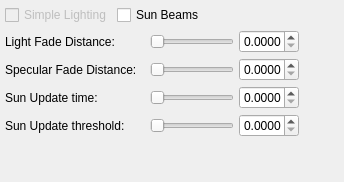
                <widget class="QWidget" name="tabLighting_Light">
                 <attribute name="title">
                  <string>Light</string>
                 </attribute>
                 <layout class="QVBoxLayout" name="verticalLayout_35">
                  <property name="spacing">
                   <number>5</number>
                  </property>
                  <property name="leftMargin">
                   <number>5</number>
                  </property>
                  <property name="topMargin">
                   <number>5</number>
                  </property>
                  <property name="rightMargin">
                   <number>5</number>
                  </property>
                  <property name="bottomMargin">
                   <number>5</number>
                  </property>
                  <item>
                   <layout class="QHBoxLayout" name="horizontalLayout_27">
                    <item>
                     <widget class="QCheckBox" name="ckbSimpleLight">
                      <property name="enabled">
                       <bool>false</bool>
                      </property>
                      <property name="text">
                       <string>Simple Lighting</string>
                      </property>
                     </widget>
                    </item>
                    <item>
                     <widget class="QCheckBox" name="ckbSunBeams">
                      <property name="text">
                       <string>Sun Beams</string>
                      </property>
                     </widget>
                    </item>
                    <item>
                     <spacer name="horizontalSpacer_20">
                      <property name="orientation">
                       <enum>Qt::Horizontal</enum>
                      </property>
                      <property name="sizeHint" stdset="0">
                       <size>
                        <width>40</width>
                        <height>20</height>
                       </size>
                      </property>
                     </spacer>
                    </item>
                   </layout>
                  </item>
                  <item>
                   <layout class="QHBoxLayout" name="horizontalLayout_72">
                    <item>
                     <layout class="QVBoxLayout" name="verticalLayout_7">
                      <item>
                       <widget class="QLabel" name="lblLightFade">
                        <property name="minimumSize">
                         <size>
                          <width>140</width>
                          <height>0</height>
                         </size>
                        </property>
                        <property name="toolTip">
                         <string>&lt;!DOCTYPE HTML PUBLIC &quot;-//W3C//DTD HTML 4.0//EN&quot; &quot;http://www.w3.org/TR/REC-html40/strict.dtd&quot;&gt;
&lt;html&gt;&lt;head&gt;&lt;meta name=&quot;qrichtext&quot; content=&quot;1&quot; /&gt;&lt;style type=&quot;text/css&quot;&gt;
p, li { white-space: pre-wrap; }
&lt;/style&gt;&lt;/head&gt;&lt;body style=&quot; font-family:'MS Shell Dlg 2'; font-size:8.25pt; font-weight:400; font-style:normal;&quot;&gt;
&lt;p style=&quot; margin-top:0px; margin-bottom:0px; margin-left:0px; margin-right:0px; -qt-block-indent:0; text-indent:0px;&quot;&gt;&lt;span style=&quot; font-size:8pt;&quot;&gt;changes the draw distance of lights. &lt;/span&gt;&lt;/p&gt;&lt;/body&gt;&lt;/html&gt;</string>
                        </property>
                        <property name="text">
                         <string>Light Fade Distance:</string>
                        </property>
                       </widget>
                      </item>
                      <item>
                       <widget class="QLabel" name="lblSpecFade">
                        <property name="minimumSize">
                         <size>
                          <width>140</width>
                          <height>0</height>
                         </size>
                        </property>
                        <property name="toolTip">
                         <string>&lt;!DOCTYPE HTML PUBLIC &quot;-//W3C//DTD HTML 4.0//EN&quot; &quot;http://www.w3.org/TR/REC-html40/strict.dtd&quot;&gt;
&lt;html&gt;&lt;head&gt;&lt;meta name=&quot;qrichtext&quot; content=&quot;1&quot; /&gt;&lt;style type=&quot;text/css&quot;&gt;
p, li { white-space: pre-wrap; }
&lt;/style&gt;&lt;/head&gt;&lt;body style=&quot; font-family:'MS Shell Dlg 2'; font-size:8.25pt; font-weight:400; font-style:normal;&quot;&gt;
&lt;p style=&quot; margin-top:0px; margin-bottom:0px; margin-left:0px; margin-right:0px; -qt-block-indent:0; text-indent:0px;&quot;&gt;&lt;span style=&quot; font-size:8pt;&quot;&gt;changes the draw distance of specular reflections. &lt;/span&gt;&lt;/p&gt;&lt;/body&gt;&lt;/html&gt;</string>
                        </property>
                        <property name="text">
                         <string>Specular Fade Distance:</string>
                        </property>
                       </widget>
                      </item>
                      <item>
                       <widget class="QLabel" name="lblSunUpdate">
                        <property name="minimumSize">
                         <size>
                          <width>140</width>
                          <height>0</height>
                         </size>
                        </property>
                        <property name="toolTip">
                         <string>&lt;!DOCTYPE HTML PUBLIC &quot;-//W3C//DTD HTML 4.0//EN&quot; &quot;http://www.w3.org/TR/REC-html40/strict.dtd&quot;&gt;
&lt;html&gt;&lt;head&gt;&lt;meta name=&quot;qrichtext&quot; content=&quot;1&quot; /&gt;&lt;style type=&quot;text/css&quot;&gt;
p, li { white-space: pre-wrap; }
&lt;/style&gt;&lt;/head&gt;&lt;body style=&quot; font-family:'MS Shell Dlg 2'; font-size:8.25pt; font-weight:400; font-style:normal;&quot;&gt;
&lt;p style=&quot; margin-top:0px; margin-bottom:0px; margin-left:0px; margin-right:0px; -qt-block-indent:0; text-indent:0px;&quot;&gt;&lt;span style=&quot; font-size:8pt;&quot;&gt;changes the transition speed between the old and new sun angle.&lt;/span&gt;&lt;/p&gt;&lt;/body&gt;&lt;/html&gt;</string>
                        </property>
                        <property name="text">
                         <string>Sun Update time:</string>
                        </property>
                       </widget>
                      </item>
                      <item>
                       <widget class="QLabel" name="lblSunThres">
                        <property name="minimumSize">
                         <size>
                          <width>140</width>
                          <height>0</height>
                         </size>
                        </property>
                        <property name="toolTip">
                         <string>&lt;!DOCTYPE HTML PUBLIC &quot;-//W3C//DTD HTML 4.0//EN&quot; &quot;http://www.w3.org/TR/REC-html40/strict.dtd&quot;&gt;
&lt;html&gt;&lt;head&gt;&lt;meta name=&quot;qrichtext&quot; content=&quot;1&quot; /&gt;&lt;style type=&quot;text/css&quot;&gt;
p, li { white-space: pre-wrap; }
&lt;/style&gt;&lt;/head&gt;&lt;body style=&quot; font-family:'MS Shell Dlg 2'; font-size:8.25pt; font-weight:400; font-style:normal;&quot;&gt;
&lt;p style=&quot; margin-top:0px; margin-bottom:0px; margin-left:0px; margin-right:0px; -qt-block-indent:0; text-indent:0px;&quot;&gt;&lt;span style=&quot; font-size:8pt;&quot;&gt;changes how often the sun angle is changed.&lt;/span&gt;&lt;/p&gt;
&lt;p style=&quot; margin-top:0px; margin-bottom:0px; margin-left:0px; margin-right:0px; -qt-block-indent:0; text-indent:0px;&quot;&gt;&lt;span style=&quot; font-size:8pt;&quot;&gt;(lower values = more angle changes)&lt;/span&gt;&lt;/p&gt;&lt;/body&gt;&lt;/html&gt;</string>
                        </property>
                        <property name="text">
                         <string>Sun Update threshold:</string>
                        </property>
                       </widget>
                      </item>
                     </layout>
                    </item>
                    <item>
                     <layout class="QVBoxLayout" name="verticalLayout_47">
                      <item>
                       <layout class="QHBoxLayout" name="horizontalLayout_23">
                        <item>
                         <widget class="QSlider" name="sldLightFadeDist">
                          <property name="minimumSize">
                           <size>
                            <width>80</width>
                            <height>0</height>
                           </size>
                          </property>
                          <property name="maximumSize">
                           <size>
                            <width>16777215</width>
                            <height>16777215</height>
                           </size>
                          </property>
                          <property name="toolTip">
                           <string>&lt;!DOCTYPE HTML PUBLIC &quot;-//W3C//DTD HTML 4.0//EN&quot; &quot;http://www.w3.org/TR/REC-html40/strict.dtd&quot;&gt;
&lt;html&gt;&lt;head&gt;&lt;meta name=&quot;qrichtext&quot; content=&quot;1&quot; /&gt;&lt;style type=&quot;text/css&quot;&gt;
p, li { white-space: pre-wrap; }
&lt;/style&gt;&lt;/head&gt;&lt;body style=&quot; font-family:'MS Shell Dlg 2'; font-size:8.25pt; font-weight:400; font-style:normal;&quot;&gt;
&lt;p style=&quot; margin-top:0px; margin-bottom:0px; margin-left:0px; margin-right:0px; -qt-block-indent:0; text-indent:0px;&quot;&gt;&lt;span style=&quot; font-size:8pt;&quot;&gt;changes the draw distance of lights. &lt;/span&gt;&lt;/p&gt;&lt;/body&gt;&lt;/html&gt;</string>
                          </property>
                          <property name="maximum">
                           <number>10000000</number>
                          </property>
                          <property name="orientation">
                           <enum>Qt::Horizontal</enum>
                          </property>
                         </widget>
                        </item>
                        <item>
                         <widget class="QDoubleSpinBox" name="spnLightFadeDist">
                          <property name="minimumSize">
                           <size>
                            <width>60</width>
                            <height>0</height>
                           </size>
                          </property>
                          <property name="maximumSize">
                           <size>
                            <width>60</width>
                            <height>16777215</height>
                           </size>
                          </property>
                          <property name="toolTip">
                           <string>&lt;!DOCTYPE HTML PUBLIC &quot;-//W3C//DTD HTML 4.0//EN&quot; &quot;http://www.w3.org/TR/REC-html40/strict.dtd&quot;&gt;
&lt;html&gt;&lt;head&gt;&lt;meta name=&quot;qrichtext&quot; content=&quot;1&quot; /&gt;&lt;style type=&quot;text/css&quot;&gt;
p, li { white-space: pre-wrap; }
&lt;/style&gt;&lt;/head&gt;&lt;body style=&quot; font-family:'MS Shell Dlg 2'; font-size:8.25pt; font-weight:400; font-style:normal;&quot;&gt;
&lt;p style=&quot; margin-top:0px; margin-bottom:0px; margin-left:0px; margin-right:0px; -qt-block-indent:0; text-indent:0px;&quot;&gt;&lt;span style=&quot; font-size:8pt;&quot;&gt;changes the draw distance of lights. &lt;/span&gt;&lt;/p&gt;&lt;/body&gt;&lt;/html&gt;</string>
                          </property>
                          <property name="locale">
                           <locale language="English" country="UnitedStates"/>
                          </property>
                          <property name="decimals">
                           <number>4</number>
                          </property>
                          <property name="maximum">
                           <double>10000.000000000000000</double>
                          </property>
                         </widget>
                        </item>
                        <item>
                         <spacer name="horizontalSpacer_10">
                          <property name="orientation">
                           <enum>Qt::Horizontal</enum>
                          </property>
                          <property name="sizeHint" stdset="0">
                           <size>
                            <width>40</width>
                            <height>20</height>
                           </size>
                          </property>
                         </spacer>
                        </item>
                       </layout>
                      </item>
                      <item>
                       <layout class="QHBoxLayout" name="horizontalLayout_24">
                        <item>
                         <widget class="QSlider" name="sldSpecFadeDist">
                          <property name="minimumSize">
                           <size>
                            <width>80</width>
                            <height>0</height>
                           </size>
                          </property>
                          <property name="maximumSize">
                           <size>
                            <width>16777215</width>
                            <height>16777215</height>
                           </size>
                          </property>
                          <property name="toolTip">
                           <string>&lt;!DOCTYPE HTML PUBLIC &quot;-//W3C//DTD HTML 4.0//EN&quot; &quot;http://www.w3.org/TR/REC-html40/strict.dtd&quot;&gt;
&lt;html&gt;&lt;head&gt;&lt;meta name=&quot;qrichtext&quot; content=&quot;1&quot; /&gt;&lt;style type=&quot;text/css&quot;&gt;
p, li { white-space: pre-wrap; }
&lt;/style&gt;&lt;/head&gt;&lt;body style=&quot; font-family:'MS Shell Dlg 2'; font-size:8.25pt; font-weight:400; font-style:normal;&quot;&gt;
&lt;p style=&quot; margin-top:0px; margin-bottom:0px; margin-left:0px; margin-right:0px; -qt-block-indent:0; text-indent:0px;&quot;&gt;&lt;span style=&quot; font-size:8pt;&quot;&gt;changes the draw distance of specular reflections. &lt;/span&gt;&lt;/p&gt;&lt;/body&gt;&lt;/html&gt;</string>
                          </property>
                          <property name="maximum">
                           <number>10000000</number>
                          </property>
                          <property name="orientation">
                           <enum>Qt::Horizontal</enum>
                          </property>
                         </widget>
                        </item>
                        <item>
                         <widget class="QDoubleSpinBox" name="spnSpecFadeDist">
                          <property name="minimumSize">
                           <size>
                            <width>60</width>
                            <height>0</height>
                           </size>
                          </property>
                          <property name="maximumSize">
                           <size>
                            <width>60</width>
                            <height>16777215</height>
                           </size>
                          </property>
                          <property name="toolTip">
                           <string>&lt;!DOCTYPE HTML PUBLIC &quot;-//W3C//DTD HTML 4.0//EN&quot; &quot;http://www.w3.org/TR/REC-html40/strict.dtd&quot;&gt;
&lt;html&gt;&lt;head&gt;&lt;meta name=&quot;qrichtext&quot; content=&quot;1&quot; /&gt;&lt;style type=&quot;text/css&quot;&gt;
p, li { white-space: pre-wrap; }
&lt;/style&gt;&lt;/head&gt;&lt;body style=&quot; font-family:'MS Shell Dlg 2'; font-size:8.25pt; font-weight:400; font-style:normal;&quot;&gt;
&lt;p style=&quot; margin-top:0px; margin-bottom:0px; margin-left:0px; margin-right:0px; -qt-block-indent:0; text-indent:0px;&quot;&gt;&lt;span style=&quot; font-size:8pt;&quot;&gt;changes the draw distance of specular reflections. &lt;/span&gt;&lt;/p&gt;&lt;/body&gt;&lt;/html&gt;</string>
                          </property>
                          <property name="locale">
                           <locale language="English" country="UnitedStates"/>
                          </property>
                          <property name="decimals">
                           <number>4</number>
                          </property>
                          <property name="maximum">
                           <double>10000.000000000000000</double>
                          </property>
                         </widget>
                        </item>
                        <item>
                         <spacer name="horizontalSpacer_11">
                          <property name="orientation">
                           <enum>Qt::Horizontal</enum>
                          </property>
                          <property name="sizeHint" stdset="0">
                           <size>
                            <width>40</width>
                            <height>20</height>
                           </size>
                          </property>
                         </spacer>
                        </item>
                       </layout>
                      </item>
                      <item>
                       <layout class="QHBoxLayout" name="horizontalLayout_25">
                        <item>
                         <widget class="QSlider" name="sldSunUpdate">
                          <property name="minimumSize">
                           <size>
                            <width>80</width>
                            <height>0</height>
                           </size>
                          </property>
                          <property name="maximumSize">
                           <size>
                            <width>16777215</width>
                            <height>16777215</height>
                           </size>
                          </property>
                          <property name="toolTip">
                           <string>&lt;!DOCTYPE HTML PUBLIC &quot;-//W3C//DTD HTML 4.0//EN&quot; &quot;http://www.w3.org/TR/REC-html40/strict.dtd&quot;&gt;
&lt;html&gt;&lt;head&gt;&lt;meta name=&quot;qrichtext&quot; content=&quot;1&quot; /&gt;&lt;style type=&quot;text/css&quot;&gt;
p, li { white-space: pre-wrap; }
&lt;/style&gt;&lt;/head&gt;&lt;body style=&quot; font-family:'MS Shell Dlg 2'; font-size:8.25pt; font-weight:400; font-style:normal;&quot;&gt;
&lt;p style=&quot; margin-top:0px; margin-bottom:0px; margin-left:0px; margin-right:0px; -qt-block-indent:0; text-indent:0px;&quot;&gt;&lt;span style=&quot; font-size:8pt;&quot;&gt;changes the transition speed between the old and new sun angle.&lt;/span&gt;&lt;/p&gt;&lt;/body&gt;&lt;/html&gt;</string>
                          </property>
                          <property name="maximum">
                           <number>10000</number>
                          </property>
                          <property name="orientation">
                           <enum>Qt::Horizontal</enum>
                          </property>
                         </widget>
                        </item>
                        <item>
                         <widget class="QDoubleSpinBox" name="spnSunUpdate">
                          <property name="minimumSize">
                           <size>
                            <width>60</width>
                            <height>0</height>
                           </size>
                          </property>
                          <property name="maximumSize">
                           <size>
                            <width>60</width>
                            <height>16777215</height>
                           </size>
                          </property>
                          <property name="toolTip">
                           <string>&lt;!DOCTYPE HTML PUBLIC &quot;-//W3C//DTD HTML 4.0//EN&quot; &quot;http://www.w3.org/TR/REC-html40/strict.dtd&quot;&gt;
&lt;html&gt;&lt;head&gt;&lt;meta name=&quot;qrichtext&quot; content=&quot;1&quot; /&gt;&lt;style type=&quot;text/css&quot;&gt;
p, li { white-space: pre-wrap; }
&lt;/style&gt;&lt;/head&gt;&lt;body style=&quot; font-family:'MS Shell Dlg 2'; font-size:8.25pt; font-weight:400; font-style:normal;&quot;&gt;
&lt;p style=&quot; margin-top:0px; margin-bottom:0px; margin-left:0px; margin-right:0px; -qt-block-indent:0; text-indent:0px;&quot;&gt;&lt;span style=&quot; font-size:8pt;&quot;&gt;changes the transition speed between the old and new sun angle.&lt;/span&gt;&lt;/p&gt;&lt;/body&gt;&lt;/html&gt;</string>
                          </property>
                          <property name="locale">
                           <locale language="English" country="UnitedStates"/>
                          </property>
                          <property name="decimals">
                           <number>4</number>
                          </property>
                          <property name="maximum">
                           <double>1.000000000000000</double>
                          </property>
                         </widget>
                        </item>
                        <item>
                         <spacer name="horizontalSpacer_12">
                          <property name="orientation">
                           <enum>Qt::Horizontal</enum>
                          </property>
                          <property name="sizeHint" stdset="0">
                           <size>
                            <width>40</width>
                            <height>20</height>
                           </size>
                          </property>
                         </spacer>
                        </item>
                       </layout>
                      </item>
                      <item>
                       <layout class="QHBoxLayout" name="horizontalLayout_26">
                        <item>
                         <widget class="QSlider" name="sldSunThres">
                          <property name="minimumSize">
                           <size>
                            <width>80</width>
                            <height>0</height>
                           </size>
                          </property>
                          <property name="maximumSize">
                           <size>
                            <width>16777215</width>
                            <height>16777215</height>
                           </size>
                          </property>
                          <property name="toolTip">
                           <string>&lt;!DOCTYPE HTML PUBLIC &quot;-//W3C//DTD HTML 4.0//EN&quot; &quot;http://www.w3.org/TR/REC-html40/strict.dtd&quot;&gt;
&lt;html&gt;&lt;head&gt;&lt;meta name=&quot;qrichtext&quot; content=&quot;1&quot; /&gt;&lt;style type=&quot;text/css&quot;&gt;
p, li { white-space: pre-wrap; }
&lt;/style&gt;&lt;/head&gt;&lt;body style=&quot; font-family:'MS Shell Dlg 2'; font-size:8.25pt; font-weight:400; font-style:normal;&quot;&gt;
&lt;p style=&quot; margin-top:0px; margin-bottom:0px; margin-left:0px; margin-right:0px; -qt-block-indent:0; text-indent:0px;&quot;&gt;&lt;span style=&quot; font-size:8pt;&quot;&gt;changes how often the sun angle is changed.&lt;/span&gt;&lt;/p&gt;
&lt;p style=&quot; margin-top:0px; margin-bottom:0px; margin-left:0px; margin-right:0px; -qt-block-indent:0; text-indent:0px;&quot;&gt;&lt;span style=&quot; font-size:8pt;&quot;&gt;(lower values = more angle changes)&lt;/span&gt;&lt;/p&gt;&lt;/body&gt;&lt;/html&gt;</string>
                          </property>
                          <property name="maximum">
                           <number>10000</number>
                          </property>
                          <property name="orientation">
                           <enum>Qt::Horizontal</enum>
                          </property>
                         </widget>
                        </item>
                        <item>
                         <widget class="QDoubleSpinBox" name="spnSunThres">
                          <property name="minimumSize">
                           <size>
                            <width>60</width>
                            <height>0</height>
                           </size>
                          </property>
                          <property name="maximumSize">
                           <size>
                            <width>60</width>
                            <height>16777215</height>
                           </size>
                          </property>
                          <property name="toolTip">
                           <string>&lt;!DOCTYPE HTML PUBLIC &quot;-//W3C//DTD HTML 4.0//EN&quot; &quot;http://www.w3.org/TR/REC-html40/strict.dtd&quot;&gt;
&lt;html&gt;&lt;head&gt;&lt;meta name=&quot;qrichtext&quot; content=&quot;1&quot; /&gt;&lt;style type=&quot;text/css&quot;&gt;
p, li { white-space: pre-wrap; }
&lt;/style&gt;&lt;/head&gt;&lt;body style=&quot; font-family:'MS Shell Dlg 2'; font-size:8.25pt; font-weight:400; font-style:normal;&quot;&gt;
&lt;p style=&quot; margin-top:0px; margin-bottom:0px; margin-left:0px; margin-right:0px; -qt-block-indent:0; text-indent:0px;&quot;&gt;&lt;span style=&quot; font-size:8pt;&quot;&gt;changes how often the sun angle is changed.&lt;/span&gt;&lt;/p&gt;
&lt;p style=&quot; margin-top:0px; margin-bottom:0px; margin-left:0px; margin-right:0px; -qt-block-indent:0; text-indent:0px;&quot;&gt;&lt;span style=&quot; font-size:8pt;&quot;&gt;(lower values = more angle changes)&lt;/span&gt;&lt;/p&gt;&lt;/body&gt;&lt;/html&gt;</string>
                          </property>
                          <property name="locale">
                           <locale language="English" country="UnitedStates"/>
                          </property>
                          <property name="decimals">
                           <number>4</number>
                          </property>
                          <property name="maximum">
                           <double>1.000000000000000</double>
                          </property>
                         </widget>
                        </item>
                        <item>
                         <spacer name="horizontalSpacer_19">
                          <property name="orientation">
                           <enum>Qt::Horizontal</enum>
                          </property>
                          <property name="sizeHint" stdset="0">
                           <size>
                            <width>40</width>
                            <height>20</height>
                           </size>
                          </property>
                         </spacer>
                        </item>
                       </layout>
                      </item>
                     </layout>
                    </item>
                   </layout>
                  </item>
                  <item>
                   <spacer name="verticalSpacer_11">
                    <property name="orientation">
                     <enum>Qt::Vertical</enum>
                    </property>
                    <property name="sizeHint" stdset="0">
                     <size>
                      <width>20</width>
                      <height>40</height>
                     </size>
                    </property>
                   </spacer>
                  </item>
                 </layout>
                </widget>
